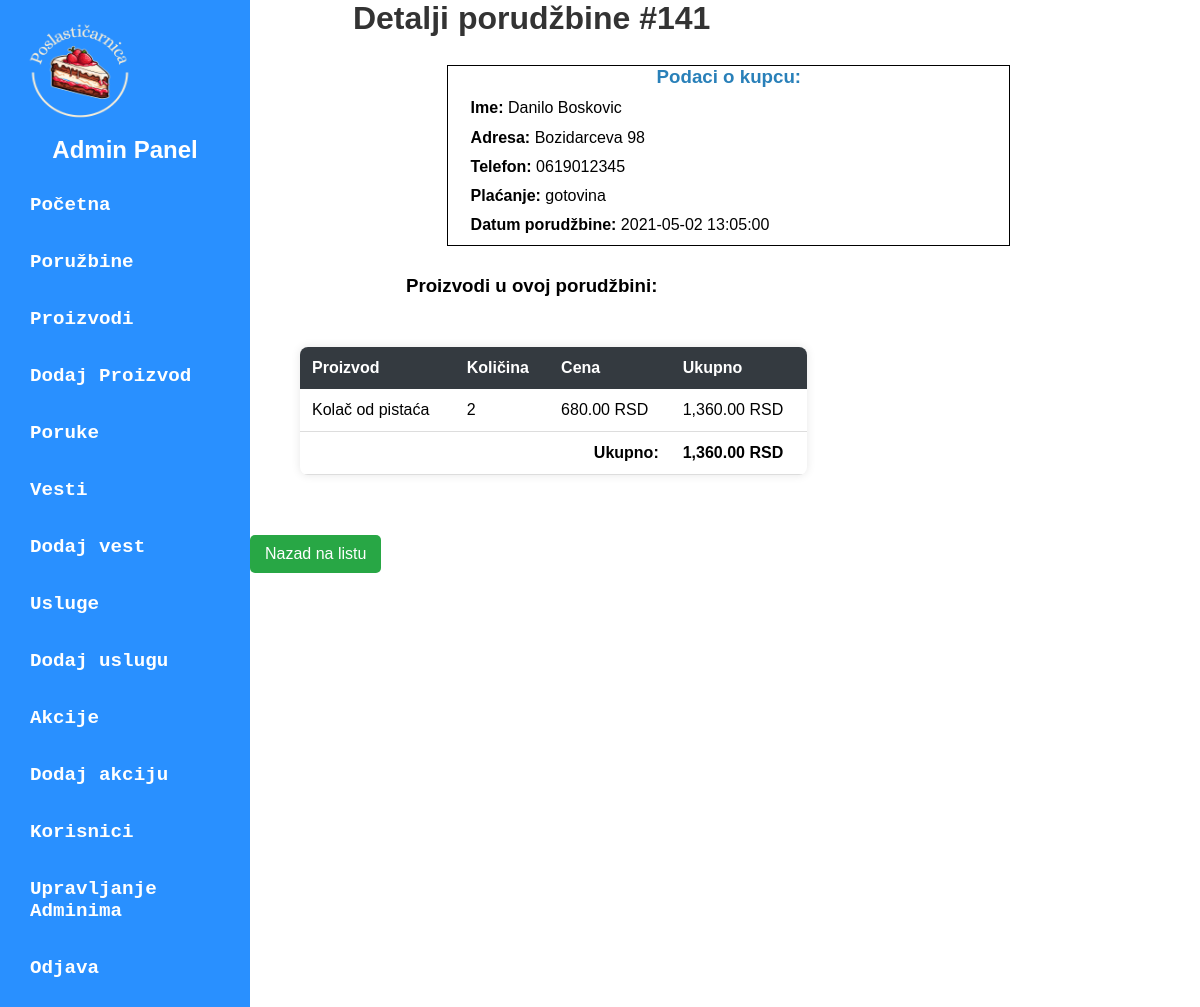
Page /admin/admin-dashboard.php?page=detaljiPorudzbine&id=141 on the committed database.
### tables this page shows
CREATE TABLE IF NOT EXISTS `stavke_porudzbine` (
  `id` int(10) unsigned NOT NULL AUTO_INCREMENT,
  `porudzbina_id` int(10) unsigned NOT NULL,
  `proizvod_id` int(10) unsigned NOT NULL,
  `kolicina` int(11) NOT NULL,
  `cena` double NOT NULL,
  PRIMARY KEY (`id`),
  KEY `porudzbina_id` (`porudzbina_id`),
  KEY `proizvod_id` (`proizvod_id`),
  CONSTRAINT `stavke_porudzbine_ibfk_1` FOREIGN KEY (`porudzbina_id`) REFERENCES `porudzbina` (`id`) ON DELETE CASCADE,
  CONSTRAINT `stavke_porudzbine_ibfk_2` FOREIGN KEY (`proizvod_id`) REFERENCES `proizvod` (`id`)
);

CREATE TABLE IF NOT EXISTS `porudzbina` (
  `id` int(10) unsigned NOT NULL AUTO_INCREMENT,
  `ime` varchar(50) NOT NULL,
  `prezime` varchar(50) NOT NULL,
  `adresa` varchar(100) NOT NULL,
  `telefon` varchar(20) NOT NULL,
  `nacin_placanja` varchar(30) NOT NULL DEFAULT 'gotovina',
  `datum_porudzbine` datetime NOT NULL DEFAULT current_timestamp(),
  PRIMARY KEY (`id`) USING BTREE
);

CREATE TABLE IF NOT EXISTS `proizvod` (
  `id` int(10) unsigned NOT NULL AUTO_INCREMENT,
  `naziv` varchar(50) NOT NULL DEFAULT '0',
  `opis` varchar(255) NOT NULL,
  `kategorija` varchar(30) NOT NULL DEFAULT 'ostalo',
  `cena` double NOT NULL DEFAULT 0,
  `zalihe` int(11) NOT NULL DEFAULT 0,
  `slika` varchar(255) NOT NULL DEFAULT '0',
  PRIMARY KEY (`id`)
);

### admin/model/detaljiPorudzbineModel.php (called while the page is built, shortened)
<?php
if (isset($_GET['id'])) {
    $porudzbina_id = intval($_GET['id']);
} else {
    die("Greška: ID porudžbine nije prosleđen.");
}
$query = "
SELECT
    p.id AS porudzbina_id,
    p.ime,
    p.prezime,
    p.adresa,
    p.telefon,
    p.nacin_placanja,
    p.datum_porudzbine,
    pr.naziv AS proizvod,
    sp.kolicina,
    sp.cena
FROM porudzbina p
JOIN stavke_porudzbine sp ON p.id = sp.porudzbina_id
JOIN proizvod pr ON sp.proizvod_id = pr.id
WHERE p.id = $porudzbina_id
";
$result = mysqli_query($con, $query);
if ($result && mysqli_num_rows($result) > 0) {
    $detalji = mysqli_fetch_all($result, MYSQLI_ASSOC);
} else {
    die("Greška: Nema stavki za ovu porudžbinu.");
}
?>

### admin/view/detaljiPorudzbine.php (the view, shortened to what this page needs)
<!DOCTYPE html>
<html lang="sr">
<head>
    <link rel="stylesheet" href="./public/table-style.css">
</head>
<body>
    <h1>Detalji porudžbine #<?= $detalji[0]['porudzbina_id'] ?></h1>
    <div class="kupac">
    <h3>Podaci o kupcu:</h3>
    <p><strong>Ime:</strong> <?= $detalji[0]['ime'] ?> <?= $detalji[0]['prezime'] ?></p>
    <p><strong>Adresa:</strong> <?= $detalji[0]['adresa'] ?></p>
    <p><strong>Telefon:</strong> <?= $detalji[0]['telefon'] ?></p>
    <p><strong>Plaćanje:</strong> <?= $detalji[0]['nacin_placanja'] ?></p>
    <p><strong>Datum porudžbine:</strong> <?= $detalji[0]['datum_porudzbine'] ?></p>
</div>
<div class="detalji-porudzbine">
    <h3 >Proizvodi u ovoj porudžbini:</h3>
    <table>
        <tr>
            <th>Proizvod</th>
            <th>Količina</th>
            <th>Cena</th>
            <th>Ukupno</th>
        </tr>
        <?php
        $ukupno = 0;
        foreach ($detalji as $stavka):
            $stavkaUkupno = $stavka['kolicina'] * $stavka['cena'];
            $ukupno += $stavkaUkupno;
        ?>
        <tr>
            <td><?= $stavka['proizvod'] ?></td>
            <td><?= $stavka['kolicina'] ?></td>
            <td><?= number_format($stavka['cena'], 2) ?> RSD</td>
            <td><?= number_format($stavkaUkupno, 2) ?> RSD</td>
        </tr>
        <?php endforeach; ?>
        <tr>
            <td colspan="3" style="text-align:right;"><strong>Ukupno:</strong></td>
            <td><strong><?= number_format($ukupno, 2) ?> RSD</strong></td>
        </tr>
    </table>
</div>
    <a href="admin-dashboard.php?page=poružbina"  id="dugme">Nazad na listu</a>
</body>
</html>

### admin/public/admin-nav.css (style rules this page uses)
* { margin: 0; padding: 0; box-sizing: border-box; font-family: Arial, sans-serif; }

### admin/public/table-style.css (style rules this page uses)
h1 { text-align: center; color: #333; }
#dugme { display: inline-block; margin: 10px auto; padding: 10px 15px; text-decoration: none; color: white; background-color: #28a745; border-radius: 5px; text-align: center; }
table { width: 90%; margin: 50px; border-collapse: collapse; background-color: white; box-shadow: 0px 0px 10px rgba(0, 0, 0, 0.1); border-radius: 8px; overflow: hidden; }
th { background-color: #343a40; color: white; padding: 12px; text-align: left; }
td { padding: 12px; border-bottom: 1px solid #ddd; }
.kupac { border: 1px solid black; width: 100%; margin:5% 35%; }
.kupac p { margin: 2% 4%; text-align:left }
.kupac h3 { text-align: center; color: #2980b9; margin-top: 0; }
.detalji-porudzbine h3 { text-align: center; }

### rows in the picture
stavke_porudzbine: porudzbina "141", porudzbina.ime "Danilo", porudzbina.prezime "Boskovic", porudzbina.adresa "Bozidarceva 98", porudzbina.telefon "0619012345", porudzbina.nacin_placanja "gotovina", porudzbina.datum_porudzbine "2021-05-02 13:05:00", proizvod.naziv "Kolač od pistaća", kolicina "2", cena "680.00", stavkaUkupno "1,360.00"

### other values in the picture
$ukupno "1,360.00"
